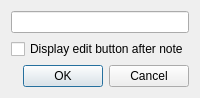
<?xml version="1.0" encoding="UTF-8"?>
<ui version="4.0">
 <class>quick_note::SettingsDialog</class>
 <widget class="QDialog" name="quick_note::SettingsDialog">
  <property name="geometry">
   <rect>
    <x>0</x>
    <y>0</y>
    <width>186</width>
    <height>94</height>
   </rect>
  </property>
  <property name="windowTitle">
   <string>Settings</string>
  </property>
  <layout class="QVBoxLayout" name="verticalLayout">
   <item>
    <widget class="QLineEdit" name="note_edit"/>
   </item>
   <item>
    <widget class="QCheckBox" name="edit_btn_enabled">
     <property name="text">
      <string>Display edit button after note</string>
     </property>
    </widget>
   </item>
   <item>
    <widget class="QDialogButtonBox" name="buttonBox">
     <property name="orientation">
      <enum>Qt::Horizontal</enum>
     </property>
     <property name="standardButtons">
      <set>QDialogButtonBox::Cancel|QDialogButtonBox::Ok</set>
     </property>
    </widget>
   </item>
  </layout>
 </widget>
 <resources/>
 <connections>
  <connection>
   <sender>buttonBox</sender>
   <signal>accepted()</signal>
   <receiver>quick_note::SettingsDialog</receiver>
   <slot>accept()</slot>
   <hints>
    <hint type="sourcelabel">
     <x>248</x>
     <y>254</y>
    </hint>
    <hint type="destinationlabel">
     <x>157</x>
     <y>274</y>
    </hint>
   </hints>
  </connection>
  <connection>
   <sender>buttonBox</sender>
   <signal>rejected()</signal>
   <receiver>quick_note::SettingsDialog</receiver>
   <slot>reject()</slot>
   <hints>
    <hint type="sourcelabel">
     <x>316</x>
     <y>260</y>
    </hint>
    <hint type="destinationlabel">
     <x>286</x>
     <y>274</y>
    </hint>
   </hints>
  </connection>
 </connections>
</ui>
